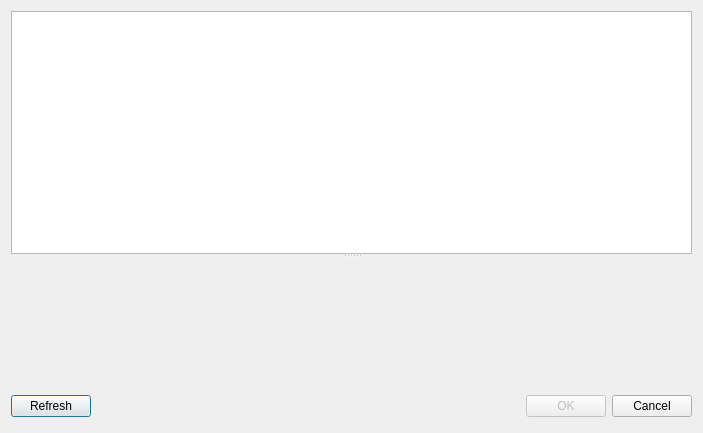
<ui version="4.0" >
 <class>Dialog</class>
 <widget class="QDialog" name="Dialog" >
  <property name="geometry" >
   <rect>
    <x>0</x>
    <y>0</y>
    <width>703</width>
    <height>433</height>
   </rect>
  </property>
  <property name="windowTitle" >
   <string>Choose MSX Extension</string>
  </property>
  <layout class="QVBoxLayout" name="verticalLayout" >
   <item>
    <widget class="QSplitter" name="splitter" >
     <property name="orientation" >
      <enum>Qt::Vertical</enum>
     </property>
     <widget class="QTableView" name="extensionTable" >
      <property name="verticalScrollBarPolicy" >
       <enum>Qt::ScrollBarAsNeeded</enum>
      </property>
      <property name="alternatingRowColors" >
       <bool>true</bool>
      </property>
      <property name="selectionMode" >
       <enum>QAbstractItemView::MultiSelection</enum>
      </property>
      <property name="selectionBehavior" >
       <enum>QAbstractItemView::SelectRows</enum>
      </property>
     </widget>
     <widget class="QWidget" native="1" name="previewWidget" >
      <layout class="QHBoxLayout" name="horizontalLayout" >
       <property name="spacing" >
        <number>0</number>
       </property>
       <property name="margin" >
        <number>0</number>
       </property>
       <item>
        <spacer name="horizontalSpacer" >
         <property name="orientation" >
          <enum>Qt::Horizontal</enum>
         </property>
         <property name="sizeHint" stdset="0" >
          <size>
           <width>225</width>
           <height>38</height>
          </size>
         </property>
        </spacer>
       </item>
       <item>
        <widget class="Slideshow" native="1" name="slideshowWidget" >
         <property name="enabled" >
          <bool>true</bool>
         </property>
         <property name="sizePolicy" >
          <sizepolicy vsizetype="Preferred" hsizetype="Expanding" >
           <horstretch>0</horstretch>
           <verstretch>0</verstretch>
          </sizepolicy>
         </property>
         <property name="minimumSize" >
          <size>
           <width>150</width>
           <height>100</height>
          </size>
         </property>
        </widget>
       </item>
       <item>
        <spacer name="horizontalSpacer_2" >
         <property name="orientation" >
          <enum>Qt::Horizontal</enum>
         </property>
         <property name="sizeHint" stdset="0" >
          <size>
           <width>225</width>
           <height>48</height>
          </size>
         </property>
        </spacer>
       </item>
      </layout>
     </widget>
    </widget>
   </item>
   <item>
    <layout class="QHBoxLayout" >
     <property name="spacing" >
      <number>6</number>
     </property>
     <property name="margin" >
      <number>0</number>
     </property>
     <item>
      <widget class="QPushButton" name="refreshButton" >
       <property name="toolTip" >
        <string>Refresh the list of extensions</string>
       </property>
       <property name="text" >
        <string>Refresh</string>
       </property>
      </widget>
     </item>
     <item>
      <spacer>
       <property name="orientation" >
        <enum>Qt::Horizontal</enum>
       </property>
       <property name="sizeHint" stdset="0" >
        <size>
         <width>383</width>
         <height>32</height>
        </size>
       </property>
      </spacer>
     </item>
     <item>
      <widget class="QPushButton" name="okButton" >
       <property name="enabled" >
        <bool>false</bool>
       </property>
       <property name="toolTip" >
        <string>Confirm new selection</string>
       </property>
       <property name="text" >
        <string>OK</string>
       </property>
      </widget>
     </item>
     <item>
      <widget class="QPushButton" name="cancelButton" >
       <property name="toolTip" >
        <string>Keep previous selection</string>
       </property>
       <property name="text" >
        <string>Cancel</string>
       </property>
      </widget>
     </item>
    </layout>
   </item>
  </layout>
 </widget>
 <customwidgets>
  <customwidget>
   <class>Slideshow</class>
   <extends>QWidget</extends>
   <header>slideshow.h</header>
   <container>1</container>
  </customwidget>
 </customwidgets>
 <resources/>
 <connections>
  <connection>
   <sender>okButton</sender>
   <signal>clicked()</signal>
   <receiver>Dialog</receiver>
   <slot>accept()</slot>
   <hints>
    <hint type="sourcelabel" >
     <x>600</x>
     <y>399</y>
    </hint>
    <hint type="destinationlabel" >
     <x>96</x>
     <y>254</y>
    </hint>
   </hints>
  </connection>
  <connection>
   <sender>cancelButton</sender>
   <signal>clicked()</signal>
   <receiver>Dialog</receiver>
   <slot>reject()</slot>
   <hints>
    <hint type="sourcelabel" >
     <x>691</x>
     <y>399</y>
    </hint>
    <hint type="destinationlabel" >
     <x>179</x>
     <y>282</y>
    </hint>
   </hints>
  </connection>
  <connection>
   <sender>extensionTable</sender>
   <signal>activated(QModelIndex)</signal>
   <receiver>Dialog</receiver>
   <slot>accept()</slot>
   <hints>
    <hint type="sourcelabel" >
     <x>350</x>
     <y>197</y>
    </hint>
    <hint type="destinationlabel" >
     <x>350</x>
     <y>217</y>
    </hint>
   </hints>
  </connection>
 </connections>
</ui>
